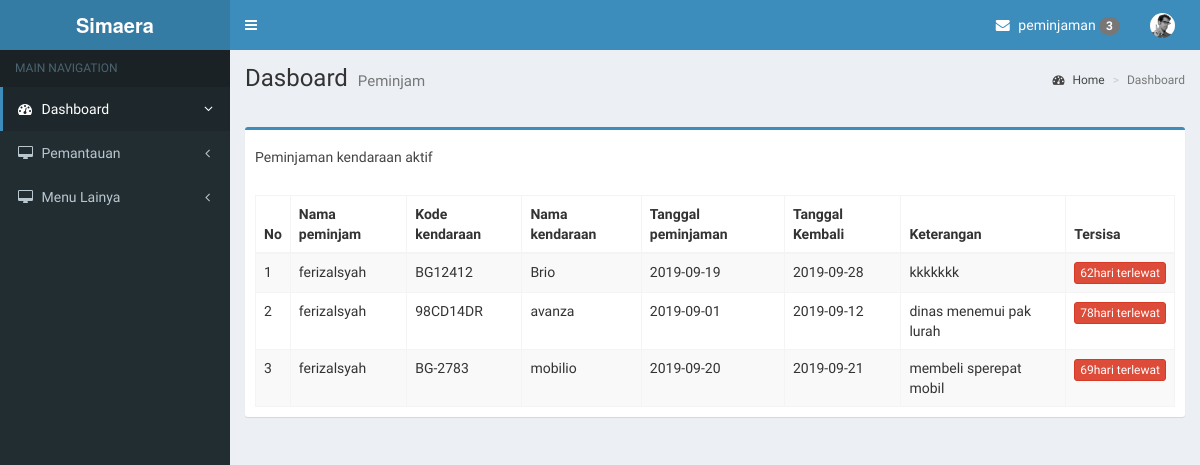
/index.php/pemimpin/berita/kendaran_aktif (signed in), run on the app's committed database.
### tables this page shows
CREATE TABLE `peminjaman` (
  `id_peminjaman` int(6) NOT NULL,
  `id_kendaraan` int(11) NOT NULL,
  `id_users_public` int(11) NOT NULL,
  `tgl_pemakaian` date NOT NULL,
  `tanggal_kembali` date NOT NULL,
  `keterangan` text NOT NULL,
  `status_kembali` int(11) NOT NULL COMMENT '1 = sudah dikembalikan'
);

CREATE TABLE `publick_users` (
  `id_users_public` int(11) NOT NULL,
  `nip` int(13) NOT NULL,
  `nama_user` varchar(50) NOT NULL,
  `id_gender` int(1) NOT NULL,
  `umur` int(11) NOT NULL,
  `alamat` varchar(50) NOT NULL,
  `foto` varchar(50) NOT NULL
);

CREATE TABLE `kendaraan` (
  `id_kendaraan` int(11) NOT NULL,
  `nama_kendaraan` varchar(25) NOT NULL,
  `id_type_kendaraan` int(2) NOT NULL,
  `no_polisi` varchar(11) NOT NULL,
  `id_kondisi` int(11) NOT NULL,
  `merek` varchar(20) NOT NULL,
  `spesifikasi` varchar(50) NOT NULL,
  `description` text NOT NULL,
  `foto` varchar(50) NOT NULL,
  `tahun_keluaran` date NOT NULL,
  `status` int(1) DEFAULT NULL
);

### application/controllers/pemimpin/Berita.php (called while the page is built, shortened)
<?php
class Berita extends CI_Controller {
    public function __construct(){
        $this->load->model('Admin_model', 'admin');
        $this->load->model('Kendaraan_model', 'kendaraan');
        $this->load->helper('url');
    }
    public function kendaran_aktif() {
        $this->db->select('*')->from('peminjaman PJ');
		$this->db->join('kendaraan KD', 'KD.id_kendaraan=PJ.id_kendaraan');
		$this->db->join('publick_users Usr', 'Usr.id_users_public=PJ.id_users_public');
        $this->db->where('PJ.status_kembali', 0);
        $data = $this->db->get()->result();
        $isi['content']     = 'admin/berita';
        $isi['judul']       = 'Dasboard';
        $isi['sub_judul']   = 'Peminjam';
        $isi['data']        = $data;
        $this->load->view('pemimpin/index',$isi);
    }
}

### index.php (called while the page is built, shortened)
<?php
require_once BASEPATH.'core/CodeIgniter.php';

### application/views/admin/berita.php (the view, shortened to what this page needs)
<div class="box box-primary">
    <div class="box-header">
        <h5>Peminjaman kendaraan aktif</h5>
    </div>
        <div class="box-body">
          <table id="example1" class="table table-bordered table-striped">
            <thead>
              <tr>
                <th>No</th>
                <th>Nama peminjam</th>
                <th>Kode kendaraan</th>
                <th> Nama kendaraan </th>
                <th>Tanggal peminjaman</th>
                <th>Tanggal Kembali</th>
                <th>Keterangan</th>
                <th>Tersisa</th>
              </tr>
            </thead>
            <tbody>
            <?php
            $no = 1;
            $tgl = new DateTime();
            $new_date = date('Y-m-d');
            foreach ($data as $row) {
                $kembali = new DateTime($row->tanggal_kembali);
          ?>
            <tr>
              <td><?php echo $no; ?></td>
              <td><?php echo $row->nama_user;?></td>
              <td><?php echo $row->no_polisi;?></td>
              <td><?php echo $row->nama_kendaraan;?></td>
              <td><?php echo $row->tgl_pemakaian;?></td>
              <td><?php echo $row->tanggal_kembali;?></td>
              <td><?php echo $row->keterangan?></td>
              <?php if(strtotime($new_date) < strtotime($row->tanggal_kembali)) { ?>
                  <?php if($tgl->diff($kembali)->format('%a') < 5) { ?>
                    <td> <p title="terhitung dari hari sekarang" class='btn btn-warning btn-xs'><?= $tgl->diff($kembali)->format('%a')?>hari tersisa</p> </td>
                  <?php } else { ?>
                      <td> <p title="terhitung dari hari sekarang" class='btn btn-info btn-xs'><?= $tgl->diff($kembali)->format('%a')?>hari tersisa</p> </td>
                  <?php } ?>
              <?php } else { ?>
                  <td> <p title="terhitung dari hari ini belum dikembaliakan" class='btn btn-danger btn-xs'><?= $tgl->diff($kembali)->format('%a')?>hari terlewat</p> </td>
              <?php } ?>
      </tr>
      <?php
  $no++;
  }
  ?>
</table>
</div>

### data on the page
peminjaman: id_users_public.nama_user "ferizalsyah", id_kendaraan.no_polisi "BG12412", id_kendaraan.nama_kendaraan "Brio", tgl_pemakaian "2019-09-19", tanggal_kembali "2019-09-28", keterangan "kkkkkkk", tanggal_kembali "62"
peminjaman: id_users_public.nama_user "ferizalsyah", id_kendaraan.no_polisi "98CD14DR", id_kendaraan.nama_kendaraan "avanza", tgl_pemakaian "2019-09-01", tanggal_kembali "2019-09-12", keterangan "dinas menemui pak lurah", tanggal_kembali "78"
peminjaman: id_users_public.nama_user "ferizalsyah", id_kendaraan.no_polisi "BG-2783", id_kendaraan.nama_kendaraan "mobilio", tgl_pemakaian "2019-09-20", tanggal_kembali "2019-09-21", keterangan "membeli sperepat mobil", tanggal_kembali "69"

### other printed values
$this->admin->bridge_info() "3"
$judul "Dasboard"
$sub_judul "Peminjam"
